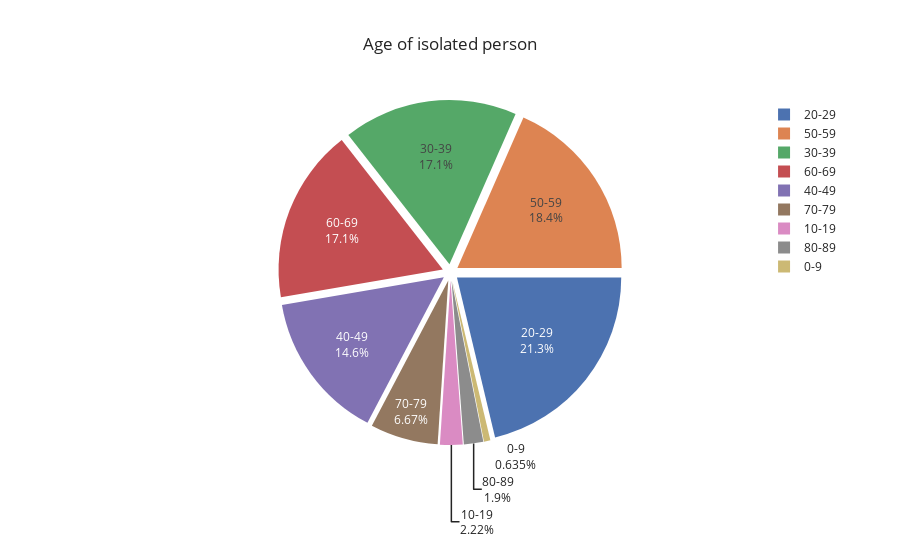

Notebook code cell kept with this figure:
### Code cell
agi = isolated_state[isolated_state.age_range!="Unknown"]
fig = px.pie(agi,
             names="age_range",
             title="Age of isolated person",
             template="seaborn")
fig.update_traces(rotation=90, pull=0.05, textinfo="percent+label")
fig.show()

### Figure 1 — Plotly figure (JSON) as saved in the notebook; plotly's stock layout.template omitted (floating-point values rounded to 4 significant figures; data arrays with more than 128 entries replaced by an {"elided": "..."} marker saying what was removed)
{"data": [{"domain": {"x": [0, 1], "y": [0, 1]}, "hovertemplate": "age_range=%{label}<extra></extra>", "labels": {"elided": "315 str values"}, "legendgroup": "", "name": "", "pull": 0.05, "rotation": 90, "showlegend": true, "textinfo": "percent+label", "type": "pie"}], "layout": {"legend": {"tracegroupgap": 0}, "title": {"text": "Age of isolated person"}}}
